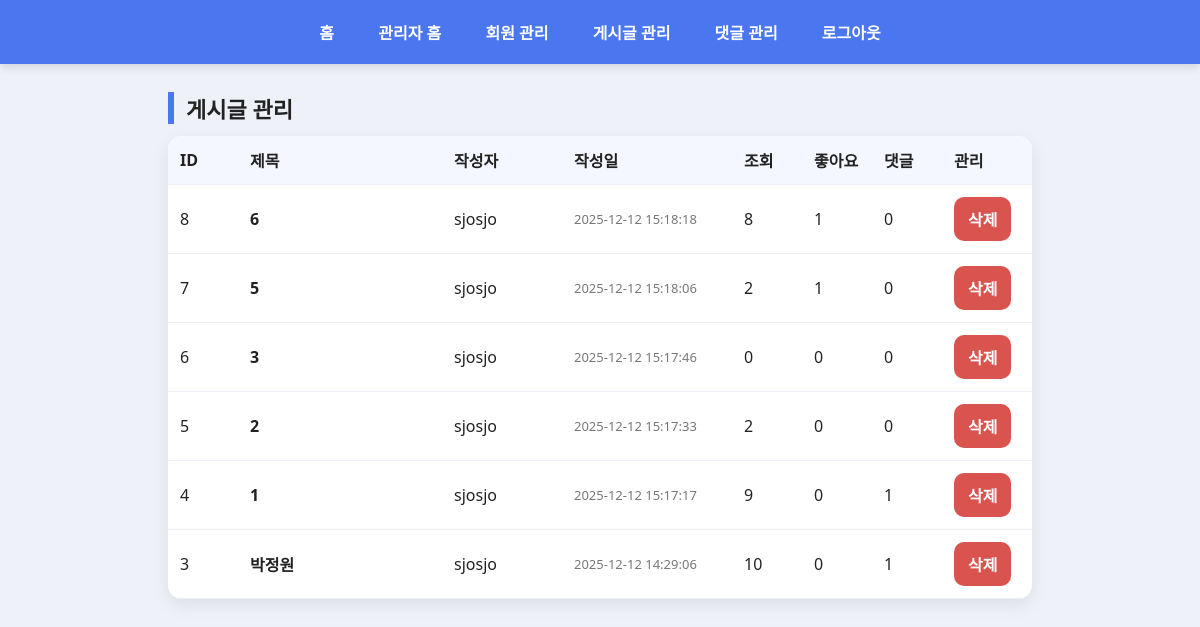
Page /admin/admin_board.php (signed in) on the committed database.
### tables this page shows
CREATE TABLE `board` (
  `id` int(11) NOT NULL,
  `username` varchar(50) NOT NULL,
  `title` varchar(200) NOT NULL,
  `content` text NOT NULL,
  `regdate` datetime DEFAULT current_timestamp(),
  `views` int(11) NOT NULL DEFAULT 0,
  `filename` varchar(255) DEFAULT NULL,
  `filepath` varchar(255) DEFAULT NULL,
  `is_hidden` tinyint(4) DEFAULT 0
);

### admin/admin_board.php (the view, shortened to what this page needs)
<?php
$rst = mysqli_query($conn, "
  SELECT b.*,
    (SELECT COUNT(*) FROM comments c WHERE c.board_id=b.id) AS cmt_cnt,
    (SELECT COUNT(*) FROM likes l WHERE l.board_id=b.id) AS like_cnt
  FROM board b
  ORDER BY b.id DESC
");
?>
<!DOCTYPE html>
<html>
<head>
<link rel="stylesheet" href="../css/style.css">
</head>
<body>
<?php include("admin_nav.php"); ?>
<div class="container">
  <h2>게시글 관리</h2>
  <table class="board-table">
    <tr>
      <th style="width:70px;">ID</th>
      <th>제목</th>
      <th style="width:120px;">작성자</th>
      <th style="width:170px;">작성일</th>
      <th style="width:70px;">조회</th>
      <th style="width:70px;">좋아요</th>
      <th style="width:70px;">댓글</th>
      <th style="width:90px;">관리</th>
    </tr>
    <?php while($row = mysqli_fetch_assoc($rst)){ ?>
      <tr>
        <td><?= (int)$row['id'] ?></td>
        <td><a href="../board_view.php?id=<?= $row['id'] ?>" target="_blank"><b><?= htmlspecialchars($row['title']) ?></b></a></td>
        <td><?= htmlspecialchars($row['username']) ?></td>
        <td class="meta"><?= htmlspecialchars($row['regdate']) ?></td>
        <td><?= (int)$row['views'] ?></td>
        <td><?= (int)$row['like_cnt'] ?></td>
        <td><?= (int)$row['cmt_cnt'] ?></td>
        <td>
          <a class="btn" style="background:#d9534f;"
             href="admin_post_delete.php?id=<?= $row['id'] ?>"
             onclick="return confirm('삭제할까요?');">삭제</a>
        </td>
      </tr>
    <?php } ?>
  </table>
</div>
</body>
</html>

### css/style.css (style rules this page uses)
* { box-sizing: border-box; }
body { margin:0; font-family: 'Segoe UI', Arial, sans-serif; background:#eef1f7; color:#222; }
a { color:inherit; text-decoration:none; }
.container { width:100%; max-width:900px; margin:28px auto; padding:0 18px; }
h2 { margin:18px 0 12px; font-size:22px; border-left:6px solid #4a76f0; padding-left:12px; }
button, .btn { display:inline-block; border:0; background:#4a76f0; color:#fff; padding:10px 14px; border-radius:10px; font-weight:800; cursor:pointer; transition:.2s; }
.meta { color:#777; font-size:13px; }
.board-table { width:100%; border-collapse:collapse; overflow:hidden; border-radius:14px; box-shadow:0 6px 18px rgba(0,0,0,.08); background:#fff; }
.board-table th, .board-table td { padding:12px; border-bottom:1px solid #eef1f7; text-align:left; }
.board-table th { background:#f4f7ff; font-weight:900; }

### rows in the picture
board: id "8", title "6", username "sjosjo", regdate "2025-12-12 15:18:18", views "8", like_cnt "1", cmt_cnt "0"
board: id "7", title "5", username "sjosjo", regdate "2025-12-12 15:18:06", views "2", like_cnt "1", cmt_cnt "0"
board: id "6", title "3", username "sjosjo", regdate "2025-12-12 15:17:46", views "0", like_cnt "0", cmt_cnt "0"
board: id "5", title "2", username "sjosjo", regdate "2025-12-12 15:17:33", views "2", like_cnt "0", cmt_cnt "0"
board: id "4", title "1", username "sjosjo", regdate "2025-12-12 15:17:17", views "9", like_cnt "0", cmt_cnt "1"
board: id "3", title "박정원", username "sjosjo", regdate "2025-12-12 14:29:06", views "10", like_cnt "0", cmt_cnt "1"
